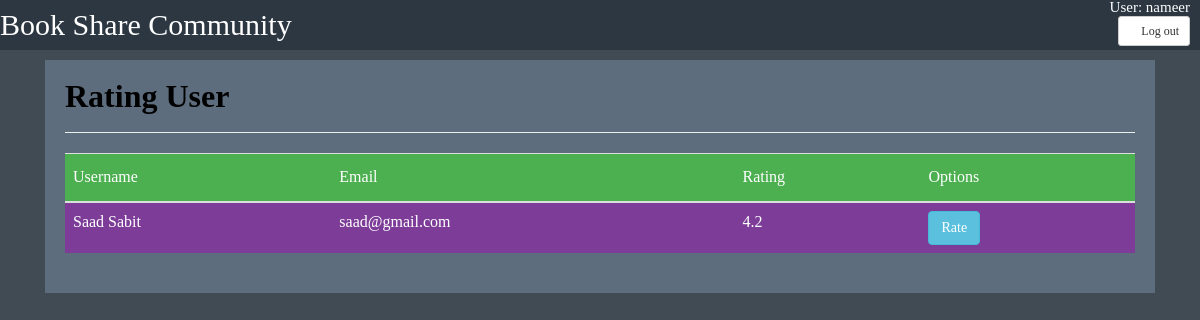
Screenshot of /client/rating/rating.php?rateid=3 (signed in) with the database file from the repository.
### tables this page shows
CREATE TABLE `users` (
  `id` int(25) NOT NULL,
  `first_name` varchar(50) NOT NULL,
  `last_name` varchar(50) NOT NULL,
  `gender` int(1) NOT NULL,
  `username` varchar(100) NOT NULL,
  `password` varchar(20) NOT NULL,
  `email` varchar(100) NOT NULL,
  `phone` char(11) NOT NULL,
  `public_info` text NOT NULL,
  `user_level` int(1) NOT NULL DEFAULT '1',
  `rating` varchar(25) NOT NULL
);

### client/rating/rating.php (the view, shortened to what this page needs)
<?php
include_once("../others/config.php");
$reqid=$_GET['rateid'];
$pid=$_GET['pid'];
$result = mysqli_query($con, "SELECT * FROM users WHERE id=$reqid");
?>
<!doctype html>
<html>
<head>
	<link href="//maxcdn.bootstrapcdn.com/bootstrap/4.1.1/css/bootstrap.min.css" rel="stylesheet" id="bootstrap-css">
	<link rel="stylesheet" href="../../css/table.css">
	<link rel="stylesheet" href="../../css/bootstrap.min3.3.7.css">
	<link rel="stylesheet" href="../../css/user.css">
</head>
<body>
	<div class="header">
		<div class="logo">
			<ul>
				<li id="logo">Book Share Community </li>
				<li id="user">User:
					<?php echo $_SESSION['u_id'];?>
				</li><br>
				<form action="rating.php" method="post">
				<li id="button"><button  name="logout" type="submit" class="btn btn-default btn-sm">
          <span class="glyphicon glyphicon-log-out"></span> Log out
        </button>
				</li>
				</form>
			</ul>
		</div>
	</div>
	<div class="container">
				<div class="card">
					<div class="card-body">
						<div class="row">
							<div class="col-md-12">
								<h4 style="color: black;font-weight: bold;">Rating User</h4>
								<hr>
							</div>
						</div>
						<div class="row">
							<div class="col-md-12">
								<form action="">
									<div class="table-responsive">
										<table class="table" id="users">
											<tbody>
												<thead>
													<th>Username</th>
													<th>Email</th>
													<th>Rating</th>
													<th>Options</th>
												</thead>
												 <?php
        while($res = mysqli_fetch_array($result)) {
            echo "<tr>";
           echo "<td>".$res['first_name']." ".$res['last_name']."</td>";
            echo "<td>".$res['email']."</td>";
			echo "<td>".$res['rating']."</td>";
            echo "<td><a class='btn btn-info' href=\"rating_com.php?id=$res[id]&pid=$pid\">Rate</a></td>";
        }
        ?>
											</tbody>
										</table>
									</div>
								</form>
							</div>
						</div>
					</div>
				</div>
			</div>
</body>
</html>

### css/table.css (style rules this page uses)
html,body,div,span,applet,object,iframe,h1,h2,h3,h4,h5,h6,p,blockquote,pre,a,abbr,acronym,address,big,cite,code,del,dfn,em,img,ins,kbd,q,s,samp,small,strike,strong,sub,sup,tt,var,b,u,i,center,dl,dt,dd,ol,ul,li,fieldset,form,label,legend,table,caption,tbody,tfoot,thead,tr,th,td,article,aside,canvas,details,embed,figure,figcaption,footer,header,hgroup,menu,nav,output,ruby,section,summary,time,mark,audio,video { margin: 0; padding: 0; border: 0; font-size: 100%; font: inherit; vertical-align: baseline; }
body { line-height: 1; }
ol,ul { list-style: none; }
table { border-collapse: collapse; border-spacing: 0; }
#users,#books tr:nth-child(even) { background-color:dodgerblue; }
#users,#books tr:hover { background-color: #7d3c98; }
#users th { padding-top: 12px; padding-bottom: 12px; text-align: left; background-color: #4CAF50; color: white; }
.card-body { color: black; }

### css/user.css (style rules this page uses)
html,body,div,span,applet,object,iframe,h1,h2,h3,h4,h5,h6,p,blockquote,pre,a,abbr,acronym,address,big,cite,code,del,dfn,em,img,ins,kbd,q,s,samp,small,strike,strong,sub,sup,tt,var,b,u,i,center,dl,dt,dd,ol,ul,li,fieldset,form,label,legend,table,caption,tbody,tfoot,thead,tr,th,td,article,aside,canvas,details,embed,figure,figcaption,footer,header,hgroup,menu,nav,output,ruby,section,summary,time,mark,audio,video { margin: 0; padding: 0; border: 0; font-size: 100%; font: inherit; vertical-align: baseline; }
body { line-height: 1; }
ol,ul { list-style: none; }
table { border-collapse: collapse; border-spacing: 0; }
body { background-color: #414B54; font-family: Baskerville, "Palatino Linotype", Palatino, "Century Schoolbook L", "Times New Roman", "serif"; }
.header { height:50px; background-color: #2c3742; margin-bottom: 10px; }
.header ul { text-decoration: none; color: white; }
.header ul li { float:left; }
#logo { font-size:30px; margin:0px; padding:10px 0px; color:#fff; }
#user,#button { float:right; margin-right: 10px; font-size: 15px; }
.card-body { background-color:#5d6d7e; color: white; border-color:#2c3742; }
button, input, select, textarea { color: black; }
.card { border:none; }
a { color:chartreuse; }
h4 { color:white; font-weight: bold; font-size: 32px; }

### rows the page displays
users: first_name "Saad", last_name "Sabit", email "saad@gmail.com", rating "4.2"

### other values shown
$_SESSION['u_id'] "nameer"
